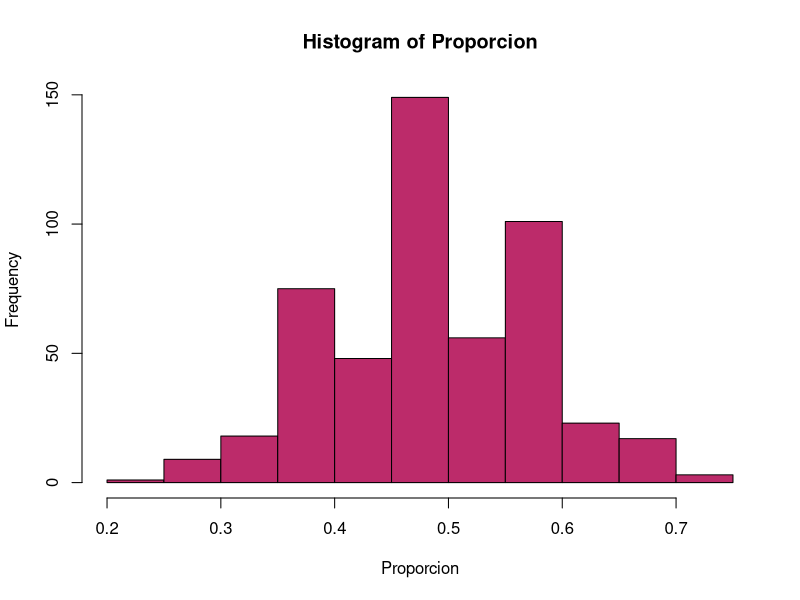
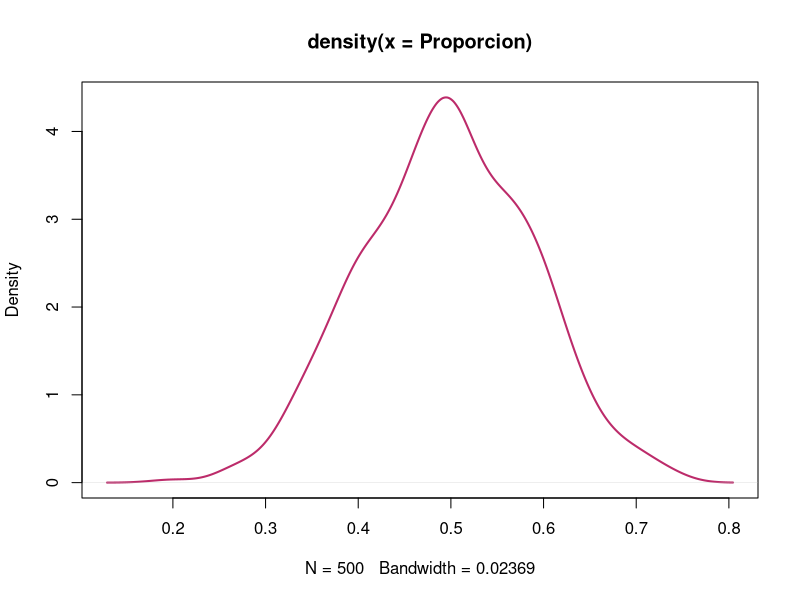
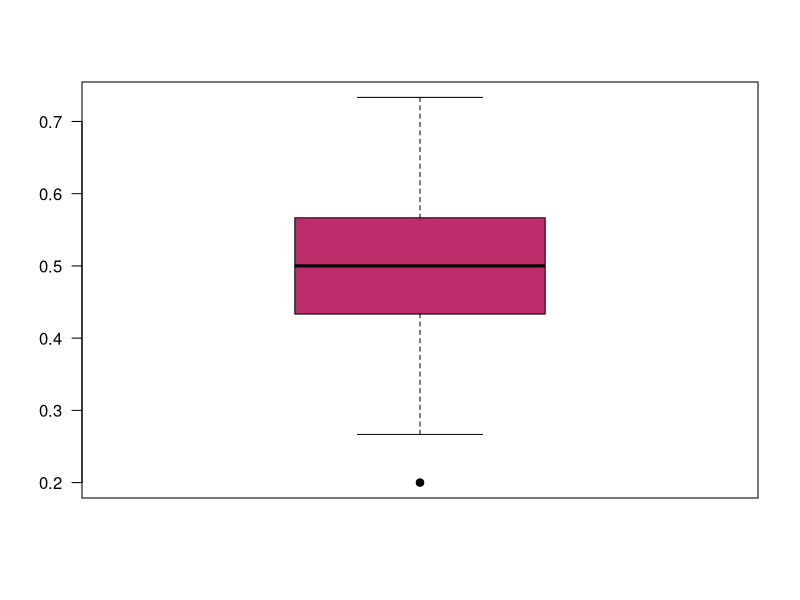
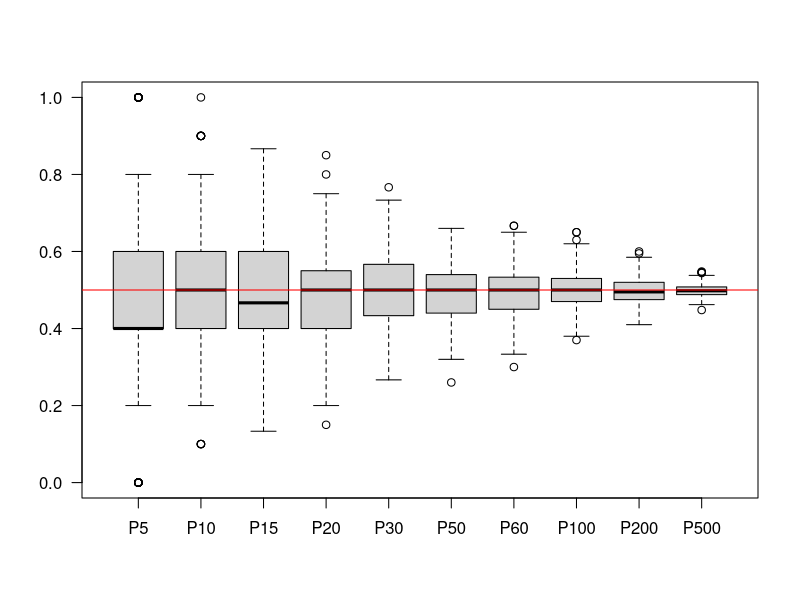
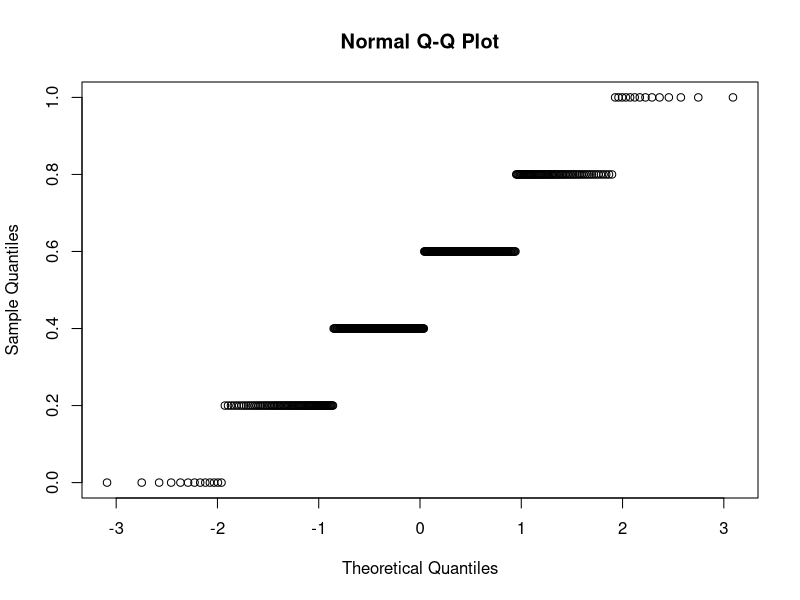
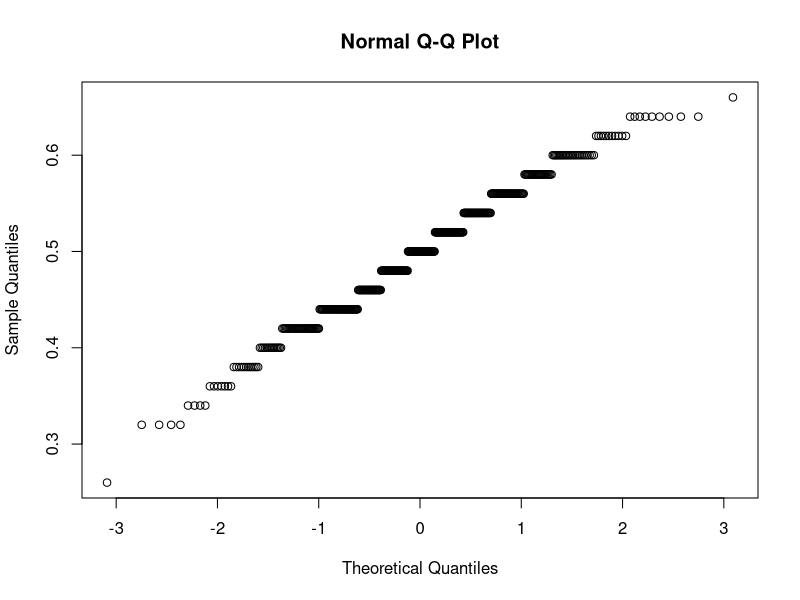
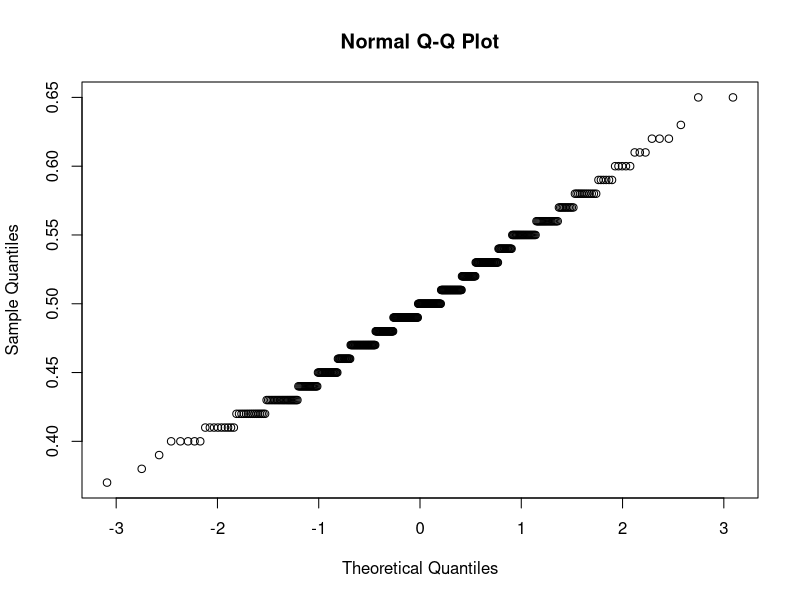
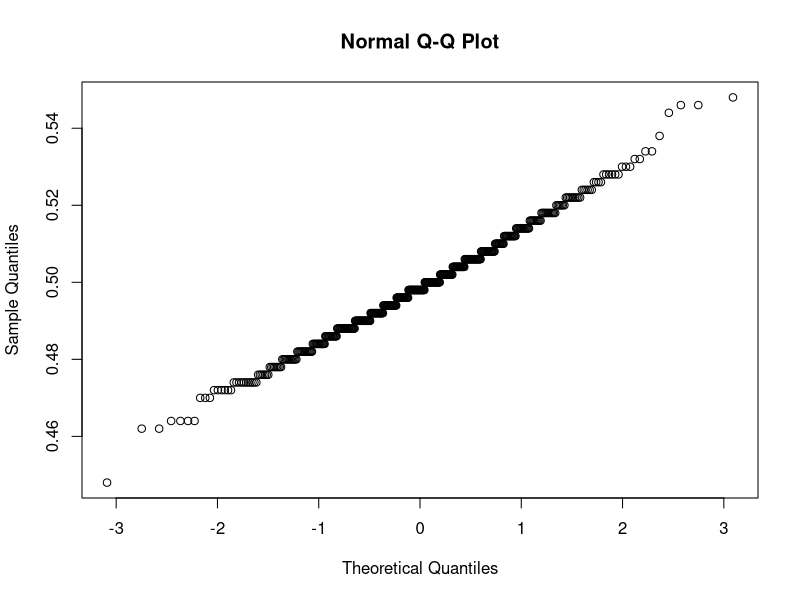

These figures' R source, in order:
## ---- chunk 1
knitr::opts_chunk$set(echo = TRUE)
library(ggplot2)
library(patchwork)
## ---- chunk 2
Poblacion = rep(c(0,1), each = 500)
Poblacion
## ---- chunk 3
n = 30
Muestra = sample(Poblacion, n)
Muestra
Propor = sum(Muestra)/n
Propor
## ---- chunk 4
prop <- function(n) {
  Muestra = sample(Poblacion, n)
  Propor = sum(Muestra)/n
  return(Propor)
}

Proporcion <- sapply(rep(30,500), prop)
## ---- chunk 5
hist(Proporcion, col="#BC2B6A")
## ---- chunk 6
plot(density(Proporcion), col="#BC2B6A", lwd=2)
## ---- chunk 7
psych::describe(Proporcion)
## ---- chunk 8
boxplot(Proporcion, pch=19, col="#BC2B6A", las=1) 
## ---- chunk 9
P5 <- sapply(rep(5,500), prop)
P10 <- sapply(rep(10,500), prop)
P15 <- sapply(rep(15,500), prop)
P20 <- sapply(rep(20,500), prop)
P30 <- sapply(rep(30,500), prop)
P50 <- sapply(rep(50,500), prop)
P60 <- sapply(rep(60,500), prop)
P100 <- sapply(rep(100,500), prop)
P200 <- sapply(rep(200,500), prop)
P500 <- sapply(rep(500,500), prop)
PT = data.frame(P5,P10,P15,P20,P30,P50,P60,P100,P200,P500)

## ---- chunk 10
boxplot(PT, las=1)
abline(h=0.5, col="red")
## ---- chunk 11
shapiro.test(P5)
shapiro.test(P50)
shapiro.test(P100)
shapiro.test(P500)
## ---- chunk 12
qqnorm(P5)
qqnorm(P50)
qqnorm(P100)
qqnorm(P500)
